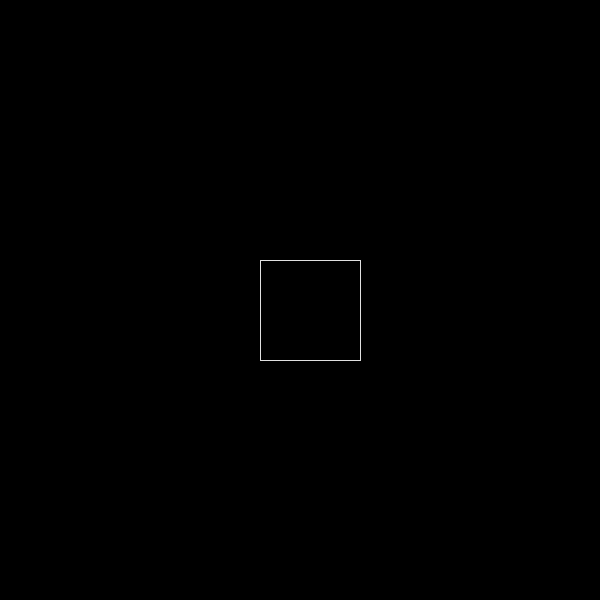
Frame 1 (no input)
Frame 60 (the mouse pressed at the canvas centre just before this capture): identical to frame 1, image omitted
Frame 120 (the mouse held since frame 60 and released just before this capture): identical to frame 1, image omitted

The Processing sketch that drew this single still picture (run headless with seeded random() and noise(); from frame 60 on, the mouse is pressed at the canvas centre):

// Processing sketch: sketch_2366570346d
// ── sketch_2366570346d.pde


void setup(){
size(600,600);

}

void draw(){
  background(0,0,0);
  //rect(100,100,100,100);
  stroke(225,225,225);
  vierkant(260,260,100,100);
}

void vierkant(int x,int y,int w,int h){
 
  line(x,y,x+w,y);
  line(x,y+h,x+w,y+h);
  line(x,y,x,y+h);
  line(x+w,y,x+w,x+h);
}
